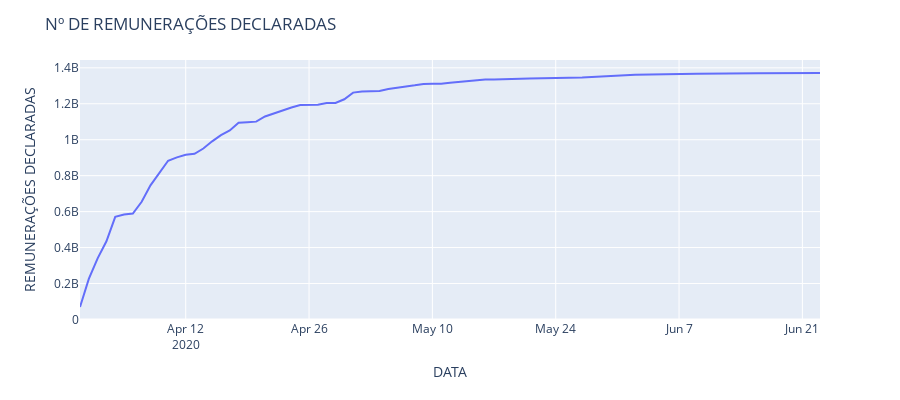

The notebook cell this image was saved under:
### Code cell
fig = px.line(df_layoff, x='DATA', y='REMUNERAÇÕES DECLARADAS', height=400)
fig.update_layout(title='Nº DE REMUNERAÇÕES DECLARADAS ')
fig.show()
